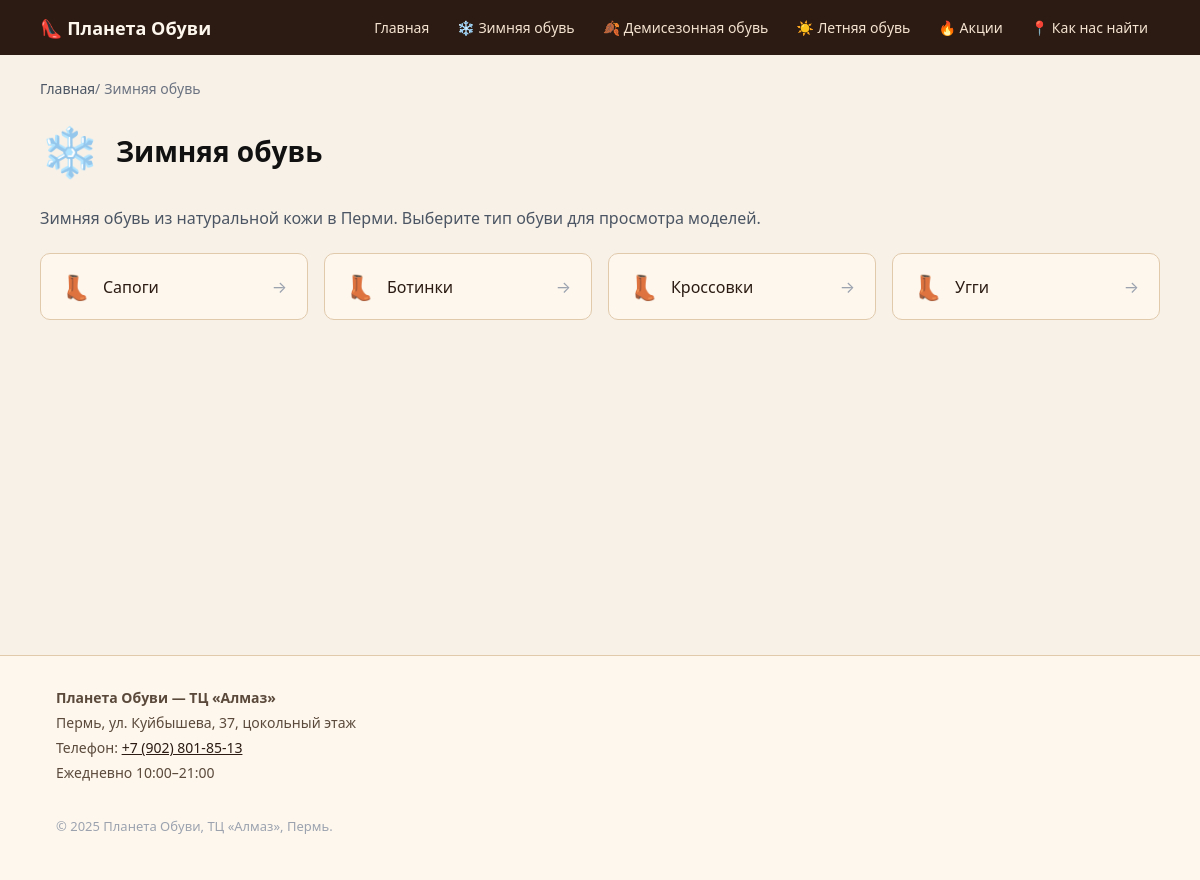
The app's page /category/zimnyaya with its own data.
### app/models.py (models this page shows)
class Category(Base):
    __tablename__ = "categories"
    id = Column(Integer, primary_key=True, index=True)
    name = Column(String(255), nullable=False)
    slug = Column(String(255), unique=True, nullable=False, index=True)
    icon = Column(String(32), nullable=True)  # emoji или иконка
    sort_order = Column(Integer, default=0, nullable=False)
    subcategories = relationship("Subcategory", back_populates="category", order_by="Subcategory.sort_order")

class Subcategory(Base):
    __tablename__ = "subcategories"
    id = Column(Integer, primary_key=True, index=True)
    name = Column(String(255), nullable=False)
    slug = Column(String(255), nullable=False, index=True)
    sort_order = Column(Integer, default=0, nullable=False)
    category_id = Column(Integer, ForeignKey("categories.id"), nullable=False)
    category = relationship("Category", back_populates="subcategories")
    products = relationship("Product", back_populates="subcategory", order_by="Product.created_at.desc()")

### app/main.py (the view)
@app.get("/category/{slug}", response_class=HTMLResponse)
def read_category(slug: str, request: Request, db: Session = Depends(get_db)) -> HTMLResponse:
    category = (
        db.query(Category)
        .options(joinedload(Category.subcategories))
        .filter(Category.slug == slug)
        .first()
    )
    if category is None:
        categories = db.query(Category).options(joinedload(Category.subcategories)).order_by(Category.sort_order).all()
        return templates.TemplateResponse(
            "index.html",
            {
                "request": request,
                "categories": categories,
                "featured_products": [],
                "new_products": [],
                "page_title": "Категория не найдена — ТЦ «Алмаз»",
            },
            status_code=404,
        )
    all_categories = db.query(Category).options(joinedload(Category.subcategories)).order_by(Category.sort_order).all()
    breadcrumbs = [
        {"name": "Главная", "url": "/"},
        {"name": category.name, "url": f"/category/{category.slug}"},
    ]
    return templates.TemplateResponse(
        "category.html",
        {
            "request": request,
            "categories": all_categories,
            "category": category,
            "breadcrumbs": breadcrumbs,
            "page_title": f"{category.name} из кожи — купить в Перми | ТЦ «Алмаз»",
            "meta_description": f"{category.name} из натуральной кожи в Перми. Большой выбор моделей в ТЦ «Алмаз». Примерка на месте.",
        },
    )

### app/templates/category.html (shortened to what this page needs)
{% extends "base.html" %}
{% block content %}
<nav class="breadcrumbs" aria-label="Хлебные крошки">
  <ol itemscope itemtype="https://schema.org/BreadcrumbList">
    {% for bc in breadcrumbs %}
    <li itemprop="itemListElement" itemscope itemtype="https://schema.org/ListItem">
      {% if loop.last %}
        <span itemprop="name">{{ bc.name }}</span>
      {% else %}
        <a href="{{ bc.url }}" itemprop="item"><span itemprop="name">{{ bc.name }}</span></a> /
      {% endif %}
    </li>
    {% endfor %}
  </ol>
</nav>
<section class="category-page">
  <header class="category-header">
    <span class="category-header-icon">{{ category.icon }}</span>
    <h1>{{ category.name }}</h1>
  </header>
  <p class="category-intro">
    {{ category.name }} из натуральной кожи в Перми. Выберите тип обуви для просмотра моделей.
  </p>
  <div class="subcategory-grid" itemscope itemtype="https://schema.org/ItemList">
    {% for subcat in category.subcategories %}
    <a
      href="/{{ category.slug }}/{{ subcat.slug }}"
      class="subcategory-card"
      itemprop="itemListElement"
      itemscope
      itemtype="https://schema.org/ListItem"
    >
      <span class="subcategory-icon">👢</span>
      <span class="subcategory-name" itemprop="name">{{ subcat.name }}</span>
      <span class="subcategory-arrow">→</span>
    </a>
    {% endfor %}
  </div>
</section>
{% endblock %}

### app/templates/base.html (shortened to what this page needs)
<!DOCTYPE html>
<html lang="ru">
  <head>
    <link rel="stylesheet" href="{{ url_for('static', path='/style.css') }}" />
  </head>
  <body>
    <header class="header">
      <div class="container header-inner">
        <div class="logo">
          <a href="/">👠 Планета Обуви</a>
        </div>
        <nav class="nav">
          <a href="/" class="nav-link">Главная</a>
          {% if categories is defined %}
            {% for cat in categories %}
            <div class="nav-dropdown">
              <a href="/category/{{ cat.slug }}" class="nav-link nav-link-dropdown">
                {{ cat.icon }} {{ cat.name }}
              </a>
            </div>
            {% endfor %}
          {% endif %}
          <a href="/promotions" class="nav-link">🔥 Акции</a>
          <a href="/map" class="nav-link">📍 Как нас найти</a>
        </nav>
      </div>
    </header>
    <main class="main container">
      {% block content %}{% endblock %}
    </main>
    <footer class="footer" itemscope itemtype="https://schema.org/LocalBusiness">
      <div class="container footer-inner">
        <div class="footer-info">
          <p itemprop="name"><strong>Планета Обуви — ТЦ «Алмаз»</strong></p>
          <p itemprop="address" itemscope itemtype="https://schema.org/PostalAddress">
            <span itemprop="addressLocality">Пермь</span>,
            <span itemprop="streetAddress">ул. Куйбышева, 37, цокольный этаж</span>
          </p>
          <p>Телефон: <a href="tel:+79028018513" itemprop="telephone">+7 (902) 801-85-13</a></p>
          <p itemprop="openingHours" content="Mo-Su 10:00-21:00">Ежедневно 10:00–21:00</p>
        </div>
        <p class="footer-copy">&copy; 2025 Планета Обуви, ТЦ «Алмаз», Пермь.</p>
      </div>
    </footer>
  </body>
</html>

### static/style.css (style rules this page uses)
* { box-sizing: border-box; }
body { margin: 0; font-family: system-ui, -apple-system, BlinkMacSystemFont, "Segoe UI", sans-serif; color: #111111; background-color: #f7f1e8; }
a { color: #2b1b12; }
.container { max-width: 1120px; margin: 0 auto; padding: 0 16px; }
.header { background-color: #2b1b12; color: #fdf7ee; position: sticky; top: 0; z-index: 100; }
.header-inner { display: flex; align-items: center; justify-content: space-between; padding: 12px 0; gap: 16px; }
.logo a { color: #fdf7ee; text-decoration: none; font-weight: 600; font-size: 18px; }
.nav { display: flex; gap: 4px; flex-wrap: wrap; align-items: center; }
.nav-link { color: #f5e3d1; text-decoration: none; font-size: 14px; padding: 6px 12px; border-radius: 6px; transition: background-color 0.15s ease, color 0.15s ease; }
.nav-dropdown { position: relative; }
.nav-link-dropdown { display: inline-flex; align-items: center; gap: 4px; }
.main { padding: 24px 0 48px; min-height: calc(100vh - 200px); }
.category-page, .subcategory-page { margin-bottom: 32px; }
.category-header, .subcategory-header { margin-bottom: 24px; }
.category-header { display: flex; align-items: center; gap: 16px; }
.category-header-icon { font-size: 48px; }
.category-header h1, .subcategory-header h1 { font-size: 28px; margin: 0; }
.category-intro { color: #4b5563; margin-bottom: 24px; }
.subcategory-grid { display: grid; grid-template-columns: repeat(auto-fit, minmax(220px, 1fr)); gap: 16px; }
.subcategory-card { display: flex; align-items: center; gap: 12px; padding: 16px 20px; background-color: #fdf7ee; border-radius: 10px; border: 1px solid #e1c9ab; text-decoration: none; color: #2b1b12; transition: all 0.2s ease; }
.subcategory-icon { font-size: 24px; }
.subcategory-name { flex: 1; font-weight: 500; }
.subcategory-arrow { color: #9ca3af; transition: transform 0.2s ease; }
.breadcrumbs { font-size: 14px; margin-bottom: 20px; color: #6b7280; }
.breadcrumbs ol { list-style: none; display: flex; flex-wrap: wrap; gap: 4px; padding: 0; margin: 0; }
.breadcrumbs li { display: flex; align-items: center; }
.breadcrumbs a { color: #4b5563; text-decoration: none; }
.footer { border-top: 1px solid #e1c9ab; padding: 32px 0; font-size: 14px; color: #5b4a3b; background-color: #fdf7ee; }
.footer-inner { display: flex; flex-direction: column; gap: 16px; }
.footer-info p { margin: 0 0 6px; }
.footer-info a { color: #2b1b12; font-weight: 500; }
.footer-copy { color: #9ca3af; font-size: 13px; }

### records on screen
Category: icon "❄️", name "Зимняя обувь"
Category: icon "🍂", name "Демисезонная обувь"
Category: icon "☀️", name "Летняя обувь"
Subcategory: name "Зимняя обувь", name "Сапоги"
Subcategory: name "Ботинки"
Subcategory: name "Кроссовки"
Subcategory: name "Угги"

### other values on screen
{{ bc.name }} "Главная"
